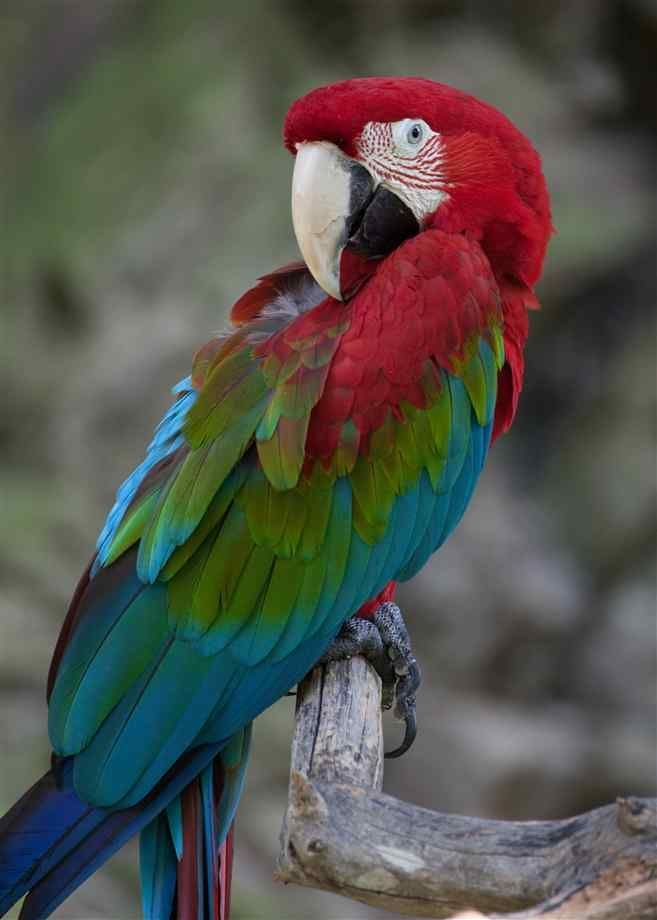
#> input picture Images/macaw.jpg, 657 x 920 px, found by its file name
$ python Colour_Channels.py
#> lines starting #> are read from the running program, lines starting #| are printed output that depends on the picture
# -*- coding: utf-8 -*-
"""
Created on Thu Dec 31 15:56:03 2020

@author: Gowrav Tata
"""

import cv2 as cv
import numpy as np
import matplotlib.pyplot as plt
import os
os.chdir(r'D:/')

img = cv.imread('macaw.jpg')
#> img is the input picture: shape (920, 657, 3); mean B, G, R 76.8, 83.2, 84.1


b,g,r = cv.split(img)
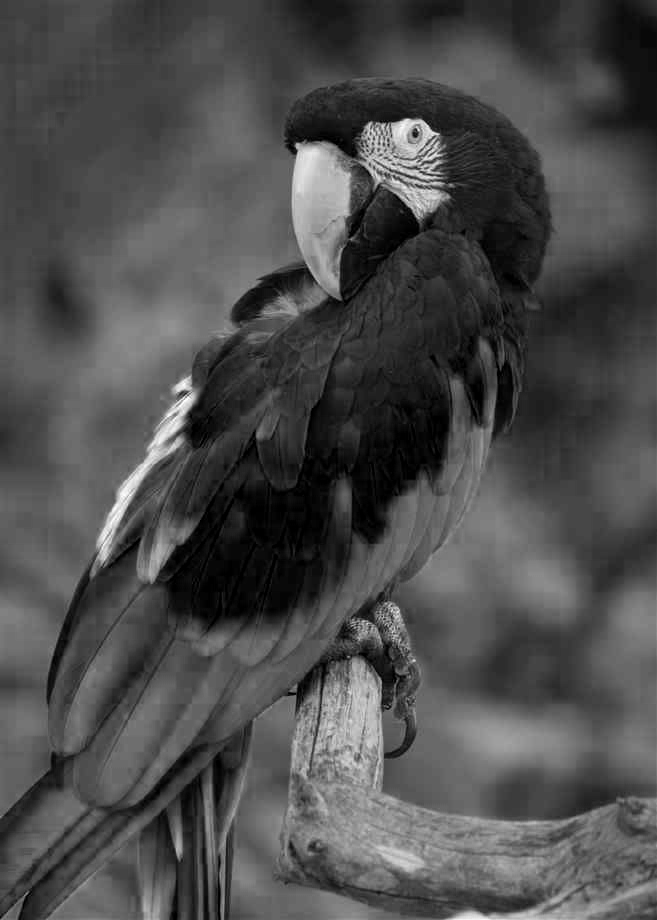
#> b: shape (920, 657); min 0, max 255, mean 76.8
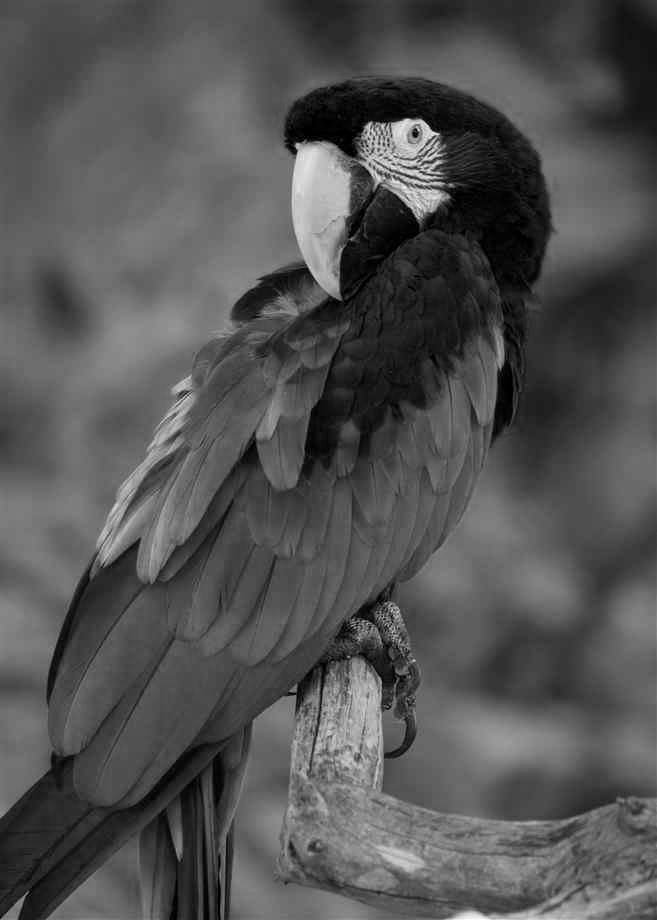
#> g: shape (920, 657); min 0, max 253, mean 83.2
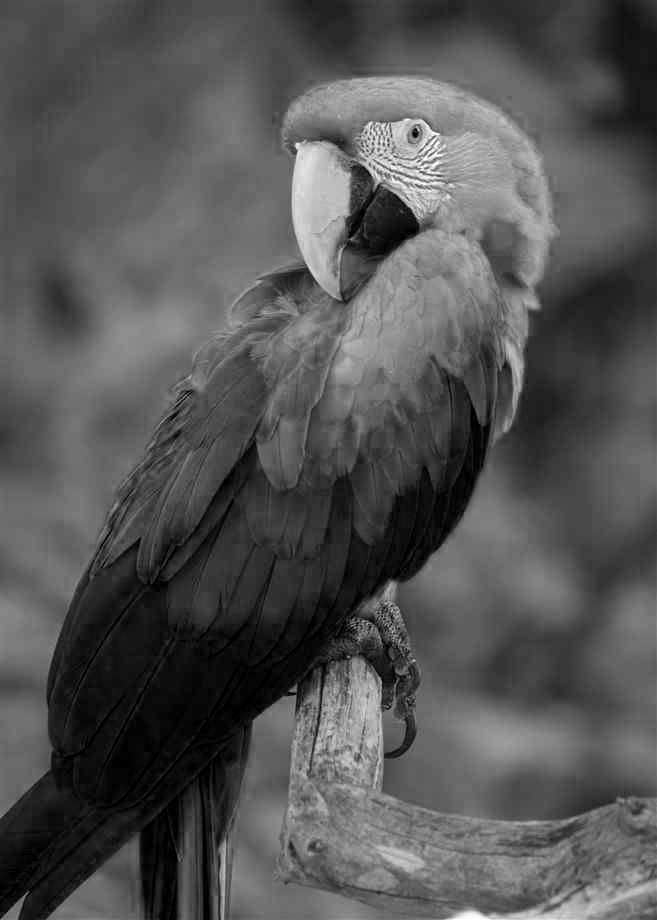
#> r: shape (920, 657); min 0, max 255, mean 84.1
cv.imshow('Blue',b)
cv.imshow('Green',g)
cv.imshow('Red',r)
print(img.shape),print(b.shape),print(g.shape),print(r.shape)
#| (920, 657, 3)
#| (920, 657)
#| (920, 657)
#| (920, 657)
cv.imshow('Macaw',img)


merged = cv.merge([b,g,r])

cv.imshow('Merged Image',merged)


plt.show()

blank =np.zeros(img.shape[:2],dtype='uint8')
b,g,r = cv.split(img)

blue = cv.merge([b,blank,blank])
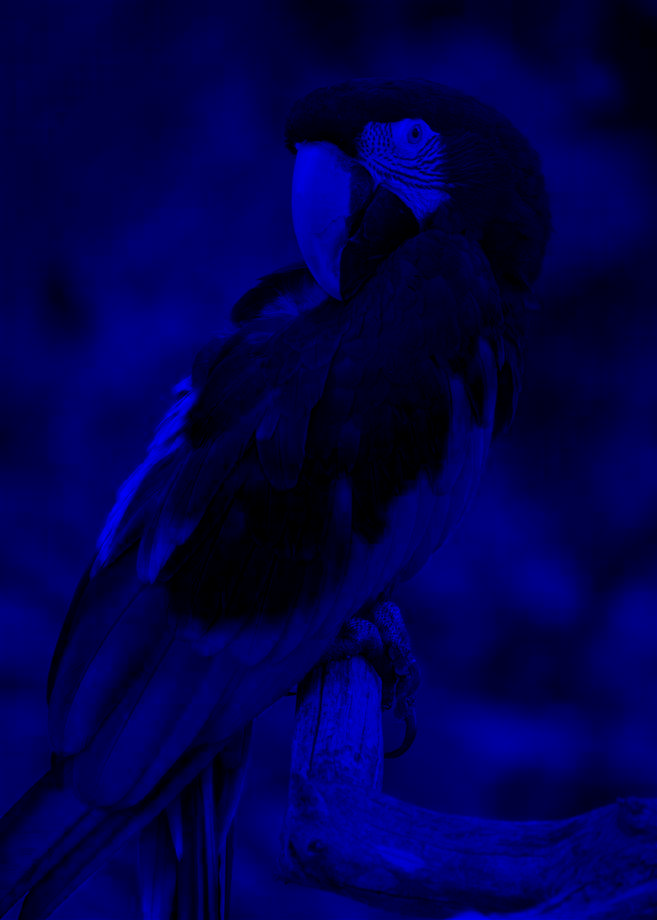
#> blue: shape (920, 657, 3); mean of channels 0, 1, 2 76.8, 0, 0; drawn as B, G, R
green = cv.merge([blank,g,blank])
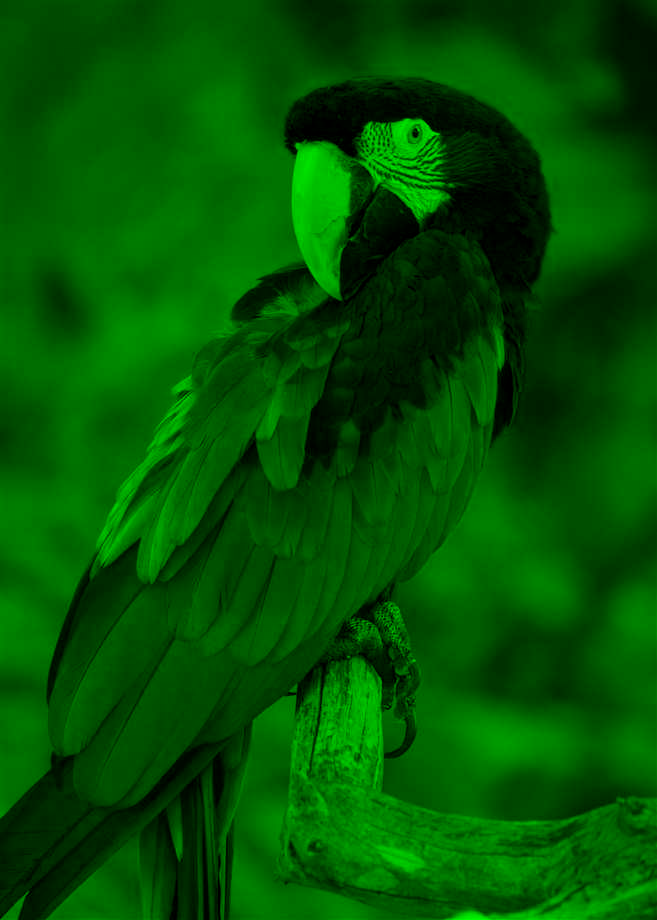
#> green: shape (920, 657, 3); mean of channels 0, 1, 2 0, 83.2, 0; drawn as B, G, R
red = cv.merge([blank,blank,r])
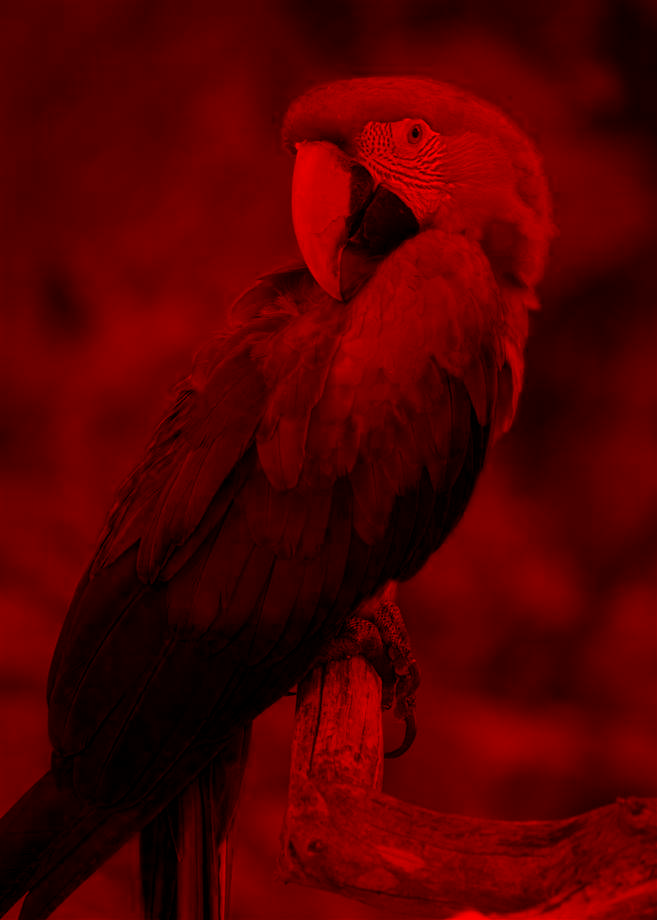
#> red: shape (920, 657, 3); mean of channels 0, 1, 2 0, 0, 84.1; drawn as B, G, R
cv.imshow('Blue',blue)
cv.imshow('Green',green)
cv.imshow('Red',red)
print(img.shape),print(b.shape),print(g.shape),print(r.shape)
#| (920, 657, 3)
#| (920, 657)
#| (920, 657)
#| (920, 657)
cv.imshow('Macaw',img)


merged = cv.merge([b,g,r])

cv.imshow('Merged Image',merged)

cv.waitKey(0)

plt.show()

$ run again, with Images/Cat.jpg copied over Images/macaw.jpg
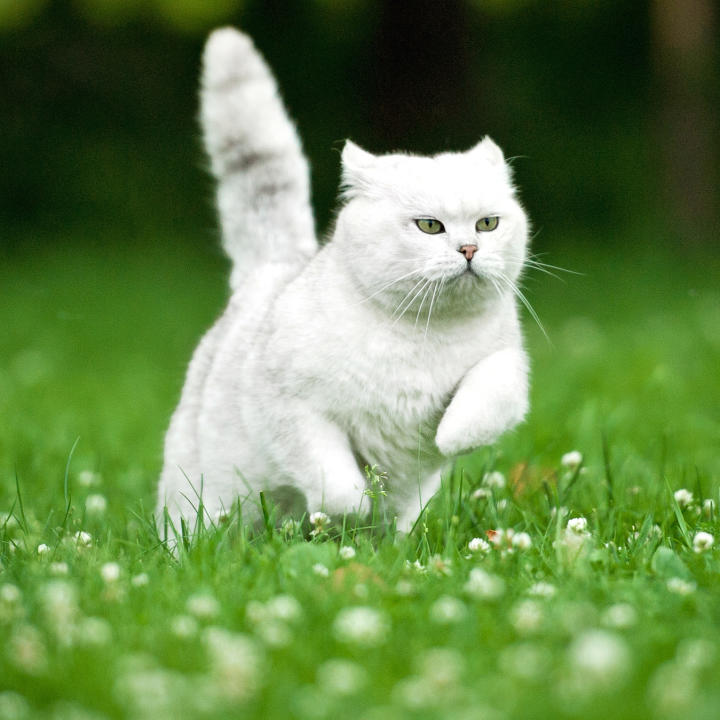
#> input picture Images/Cat.jpg, 720 x 720 px, found by its file name
#> img is the input picture: shape (720, 720, 3); mean B, G, R 78.6, 135, 104.4
#| (720, 720, 3)
#| (720, 720)
#| (720, 720)
#| (720, 720)
#> `green = cv.merge([blank,g,blank])`:
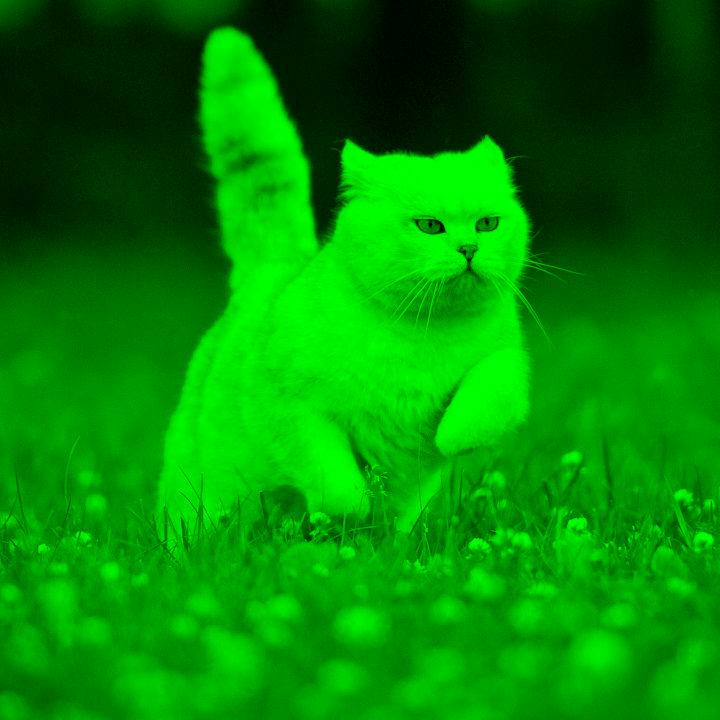
#> green: shape (720, 720, 3); mean of channels 0, 1, 2 0, 135, 0; drawn as B, G, R
#> `red = cv.merge([blank,blank,r])`:
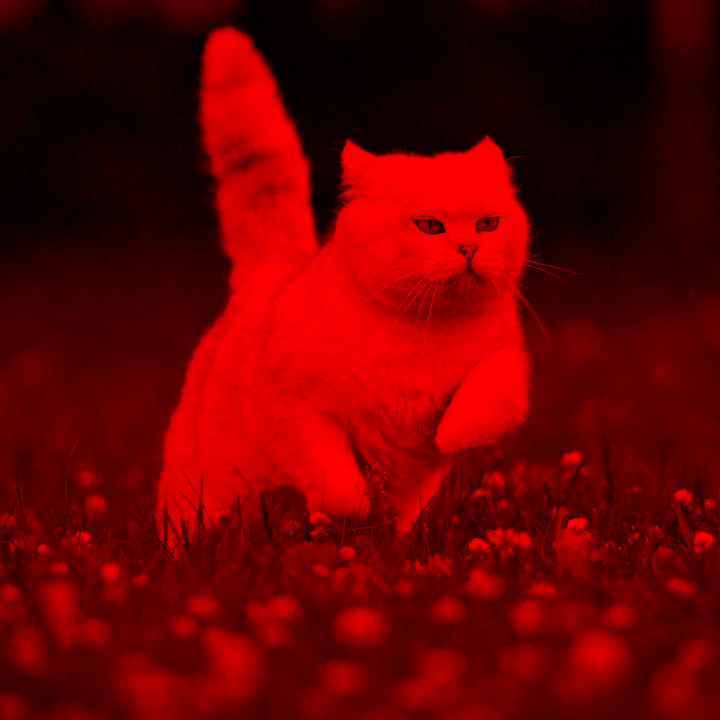
#> red: shape (720, 720, 3); mean of channels 0, 1, 2 0, 0, 104.4; drawn as B, G, R
#| (720, 720, 3)
#| (720, 720)
#| (720, 720)
#| (720, 720)

$ run again, with Images/city.jpg copied over Images/macaw.jpg
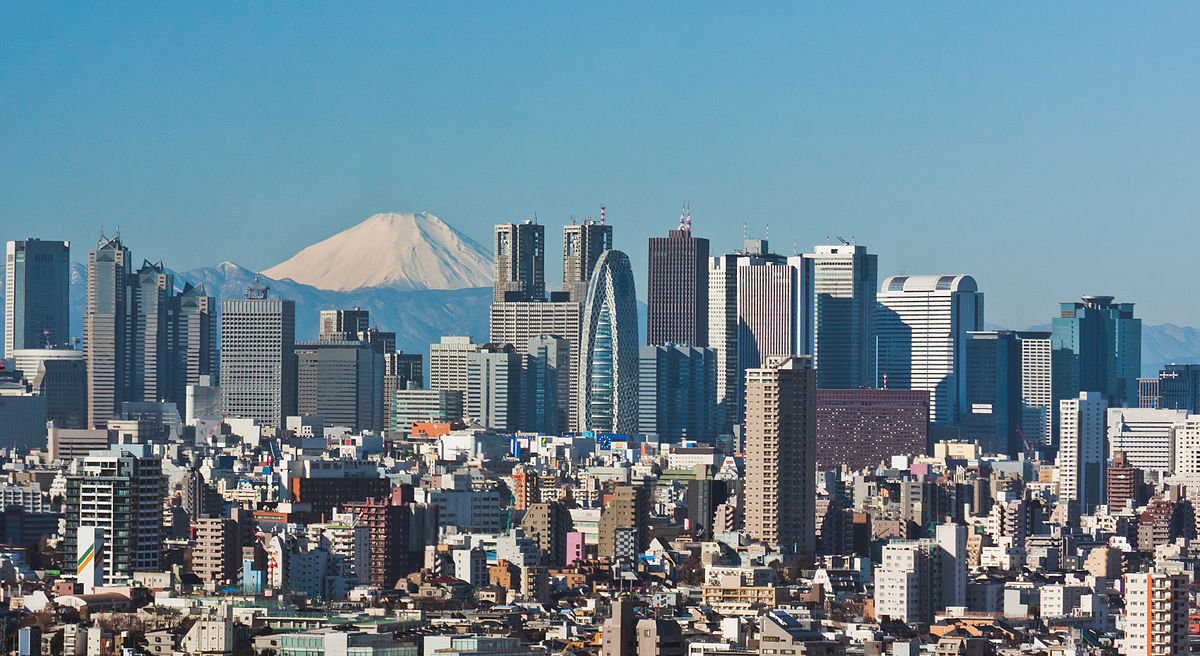
#> input picture Images/city.jpg, 1200 x 656 px, found by its file name
#> img is the input picture: shape (656, 1200, 3); mean B, G, R 145.8, 132.6, 107.4
#| (656, 1200, 3)
#| (656, 1200)
#| (656, 1200)
#| (656, 1200)
#> `green = cv.merge([blank,g,blank])`:
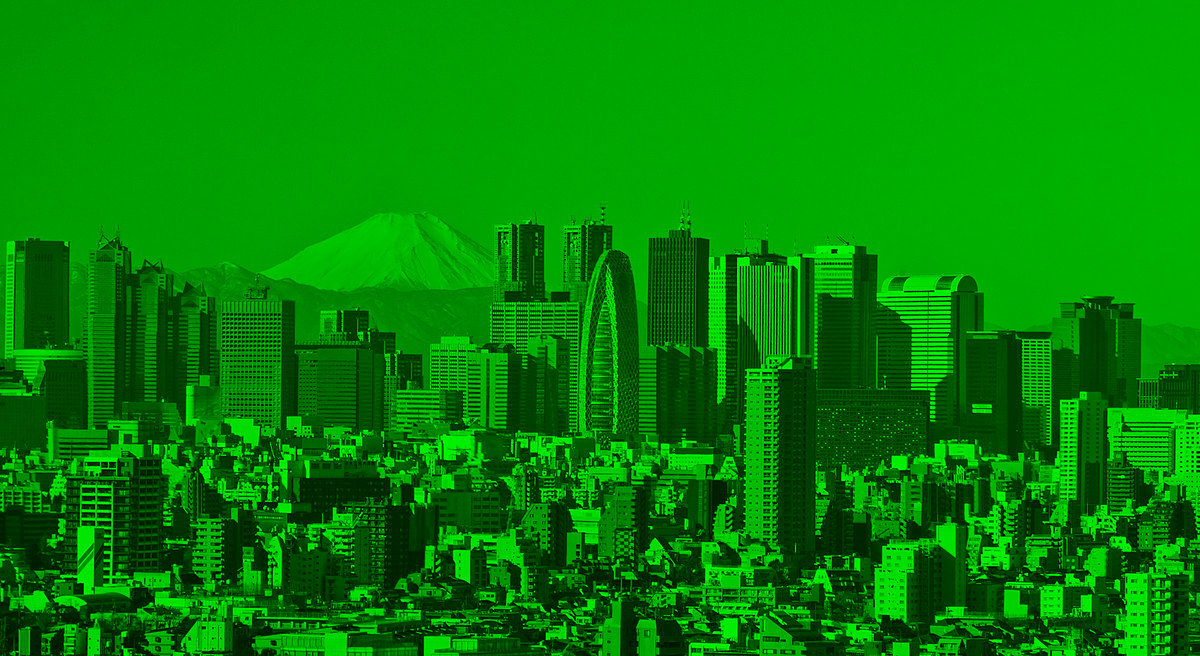
#> green: shape (656, 1200, 3); mean of channels 0, 1, 2 0, 132.6, 0; drawn as B, G, R
#> `red = cv.merge([blank,blank,r])`:
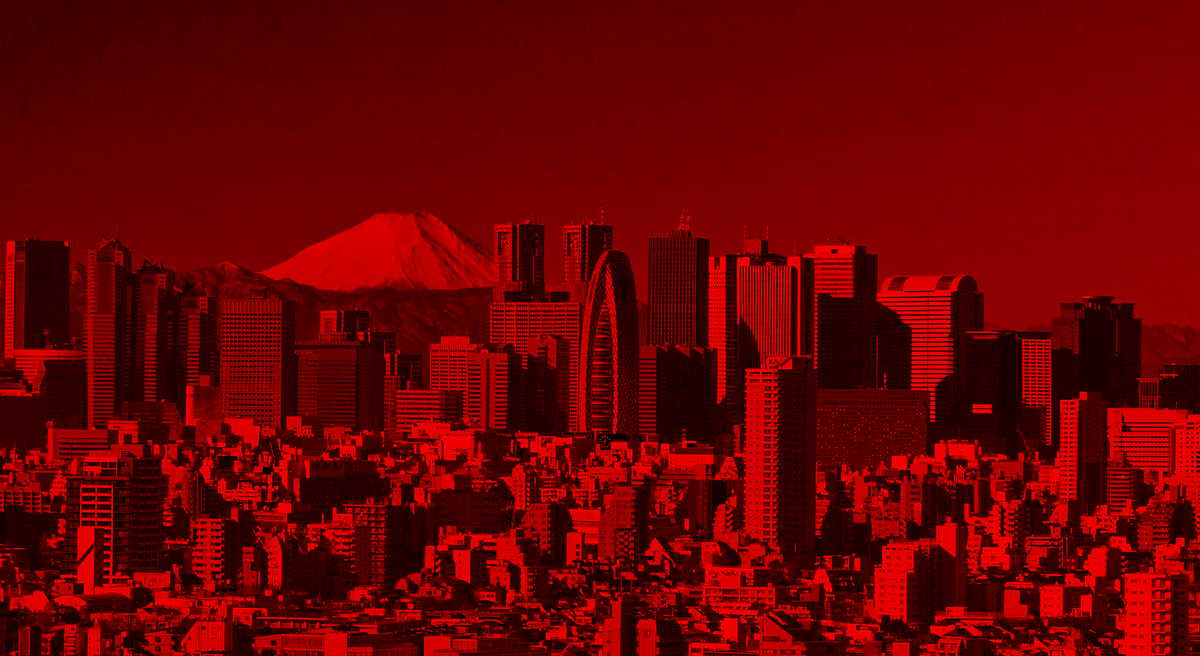
#> red: shape (656, 1200, 3); mean of channels 0, 1, 2 0, 0, 107.4; drawn as B, G, R
#| (656, 1200, 3)
#| (656, 1200)
#| (656, 1200)
#| (656, 1200)
